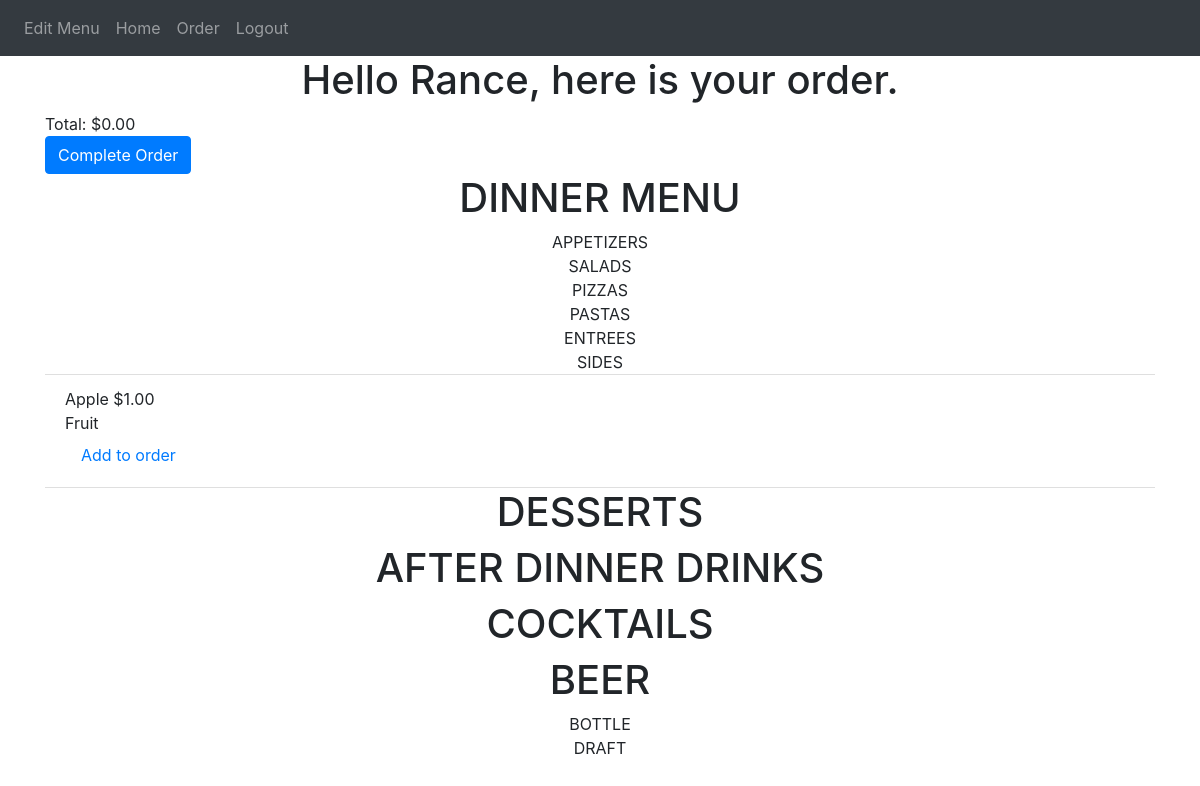
/order (signed in), run on the app's committed database.
### avanzareApp/models.py (models this page shows)
class User(db.Model, UserMixin):
    id = db.Column(db.Integer, primary_key=True)
    email = db.Column(db.String(150), unique=True)
    password = db.Column(db.String(150))
    first_name = db.Column(db.String(150))
    notes = db.relationship('Note')
    items = db.relationship('Menu')
    orders = db.relationship('Order')

class Menu(db.Model):
    id = db.Column(db.Integer, primary_key=True)
    name = db.Column(db.String(150), unique=True)
    price = db.Column(db.String(150))
    description = db.Column(db.String(10000))
    menu_type = db.Column(db.String(150))
    date = db.Column(db.DateTime(timezone=True), default=func.now())
    user_id = db.Column(db.Integer, db.ForeignKey('user.id'))

### avanzareApp/views.py (the view)
@views.route('/order', methods=['GET', 'POST'])
@login_required
def order():
    print("next Order??????????")
    new_order = Order(user_id=current_user.id, total=0)
    db.session.add(new_order)
    db.session.commit()
    print(new_order.id)
    user = User.query.filter(User.email == 'headChef@gmail.com').first()
    items = Menu.query.filter_by(user_id=user.id).order_by(Menu.name).all()
    return render_template("order.html", items=items, new_order=new_order, user=current_user)

### avanzareApp/__init__.py (called while the page is built)
def create_app():
    app = Flask(__name__)
    app.config['SECRET KEY'] = 'iudsdbciud ccdoi'
    app.config['SQLALCHEMY_DATABASE_URI'] = f'sqlite:///{DB_NAME}'
    db.init_app(app)
    from .views import views
    from .auth import auth
    app.register_blueprint(views, url_prefix='/')
    app.register_blueprint(auth, url_prefix='/')
    from .models import User, Note
    with app.app_context():
        db.create_all()
    login_manager = LoginManager()
    login_manager.login_view = 'auth.start_page'
    login_manager.init_app(app)
    @login_manager.user_loader
    def load_user(id):
        return User.query.get(int(id))
    return app

### avanzareApp/templates/order.html (shortened to what this page needs)
{% extends "base.html" %} {% block title %}Home{% endblock %}
{% block content %}
    <h1 align="center"> Hello {{ user.first_name }}, here is your order. </h1>
{% set tmp = "$" + (new_order.total | string) + "0"%}
<div>Total: {{ tmp }}</div>
<form method="POST">
    <button type="submit" class="btn btn-primary">Complete Order</button>
</form>
    <h1 align="center"> DINNER MENU </h1>
        <ul class="list-group list-group-flush" id="items">
            {% set DINNER_sub_menus = ["APPETIZERS", "SALADS", "SIDES"] %}
            {% set print_once = 1 %}
            {% for menu in ["APPETIZERS", "SALADS", "PIZZAS", "PASTAS", "ENTREES", "SIDES"] %}
                {% if print_once == 1 %}
                    <div align="center">{{ menu }}</div>
                    {% set print_once = 0 %}
                {% endif %}
              {% for item in items %}
                    {% if item.menu_type == menu %}
                      <li class="list-group-item">
                          {{ item.name }}
                          {% set tmp = "$" + (item.price | string) %}
                          {{ tmp }}
                          <br />
                          {{ item.description }}
                            <br />
                          <a class="nav-item nav-link" href="{{ url_for('views.add_to_order', item_id=item.id, order_id=new_order.id) }}">Add to order</a>
                      </li>
                    {% endif %}
              {% endfor %}
            {% set print_once = 1 %}
            {% endfor %}
        </ul>
<h1 align="center"> DESSERTS </h1>
<h1 align="center"> AFTER DINNER DRINKS </h1>
<h1 align="center"> COCKTAILS </h1>
<h1 align="center"> BEER </h1>
        <ul class="list-group list-group-flush" >
            {% set BEER_sub_menus = ["BOTTLE", "DRAFT"] %}
            {% set print_once = 1 %}
            {% for menu in BEER_sub_menus %}
                {% if print_once == 1 %}
                    <div align="center">{{ menu }}</div>
                    {% set print_once = 0 %}
                {% endif %}
            {% set print_once = 1 %}
            {% endfor %}
            </ul>
{% endblock %}

### data on the page
User: first_name "Rance"
Menu: name "Apple", tmp "$1.00", description "Fruit"

### other printed values
{{ tmp }} "$0.00"
{{ menu }} "APPETIZERS" "SALADS" "PIZZAS" "PASTAS" "ENTREES" "SIDES"
{{ menu }} "BOTTLE" "DRAFT"
